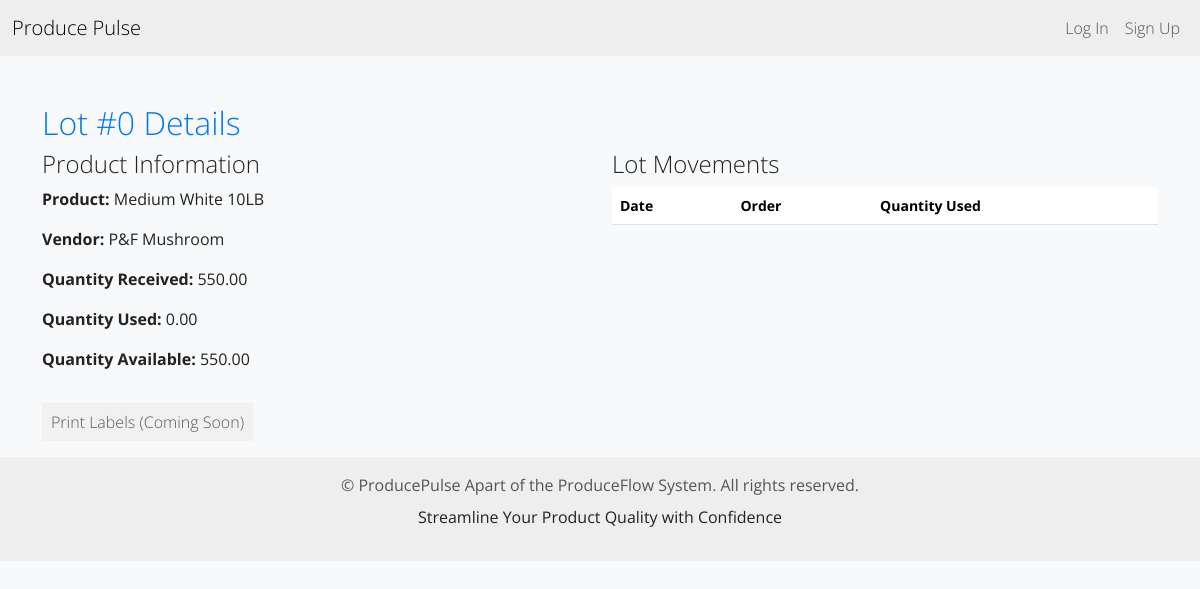
/lots/1/, run on the app's committed database.
### inventory/models.py (models this page shows, shortened)
class Lot(models.Model):
    product = models.ForeignKey(Product, on_delete=models.CASCADE, related_name='lots')
    lot_number = models.PositiveIntegerField(unique=True, editable=False)
    vendor = models.ForeignKey(Vendor, on_delete=models.CASCADE)
    quantity_in = models.DecimalField(max_digits=10, decimal_places=2)
    quantity_used = models.DecimalField(max_digits=10, decimal_places=2, default=0)
    date_received = models.DateField(auto_now_add=True)
    def available_quantity(self):
        return self.quantity_in - self.quantity_used

class Product(models.Model):
    UNIT_CHOICES = [
        ('cases', 'Cases'),
        ('pounds', 'Pounds'),
    ]
    name = models.CharField(max_length=255)
    unit_price = models.DecimalField(max_digits=10, decimal_places=2)
    unit = models.CharField(max_length=10, choices=UNIT_CHOICES, default='cases')  # Default value added

class Vendor(models.Model):
    name = models.CharField(max_length=255)
    contact_info = models.TextField(blank=True)

### inventory/views.py (the view)
# urls.py: path('lots/<int:pk>/', LotDetailView.as_view(), name='lot_detail'),
class LotDetailView(DetailView):
    model = Lot
    template_name = 'inventory/lot_detail.html'
    context_object_name = 'lot'
    def get_context_data(self, **kwargs):
        context = super().get_context_data(**kwargs)
        context['movements'] = OrderItemLot.objects.filter(lot=self.object).order_by('-order_item__order__created_at')
        return context

### inventory/templates/inventory/lot_detail.html (shortened to what this page needs)
{% extends 'inventory/base.html' %}
{% block content %}
<div class="container mt-5">
    <h2>Lot #{{ lot.lot_number }} Details</h2>
    <div class="row">
        <div class="col-md-6">
            <h4>Product Information</h4>
            <p><strong>Product:</strong> {{ lot.product.name }}</p>
            <p><strong>Vendor:</strong> {{ lot.vendor.name }}</p>
            <p><strong>Quantity Received:</strong> {{ lot.quantity_in }}</p>
            <p><strong>Quantity Used:</strong> {{ lot.quantity_used }}</p>
            <p><strong>Quantity Available:</strong> {{ lot.available_quantity }}</p>
        </div>
        <div class="col-md-6">
            <h4>Lot Movements</h4>
            <table class="table table-striped">
                <thead>
                    <tr>
                        <th>Date</th>
                        <th>Order</th>
                        <th>Quantity Used</th>
                    </tr>
                </thead>
            </table>
        </div>
    </div>
    <div class="form-group mt-3">
        <button type="button" class="btn btn-secondary" disabled>Print Labels (Coming Soon)</button>
    </div>
</div>
{% endblock %}

### static/css/styles.css (style rules this page uses)
body { background-color: #f8f9fa; }
h1, h2 { color: #0079f1; }
.form-group { margin-bottom: 1rem; }

### data on the page
Lot: lot_number "0", product.name "Medium White 10LB", vendor.name "P&F Mushroom", quantity_in "550.00", quantity_used "0.00", available_quantity "550.00"
